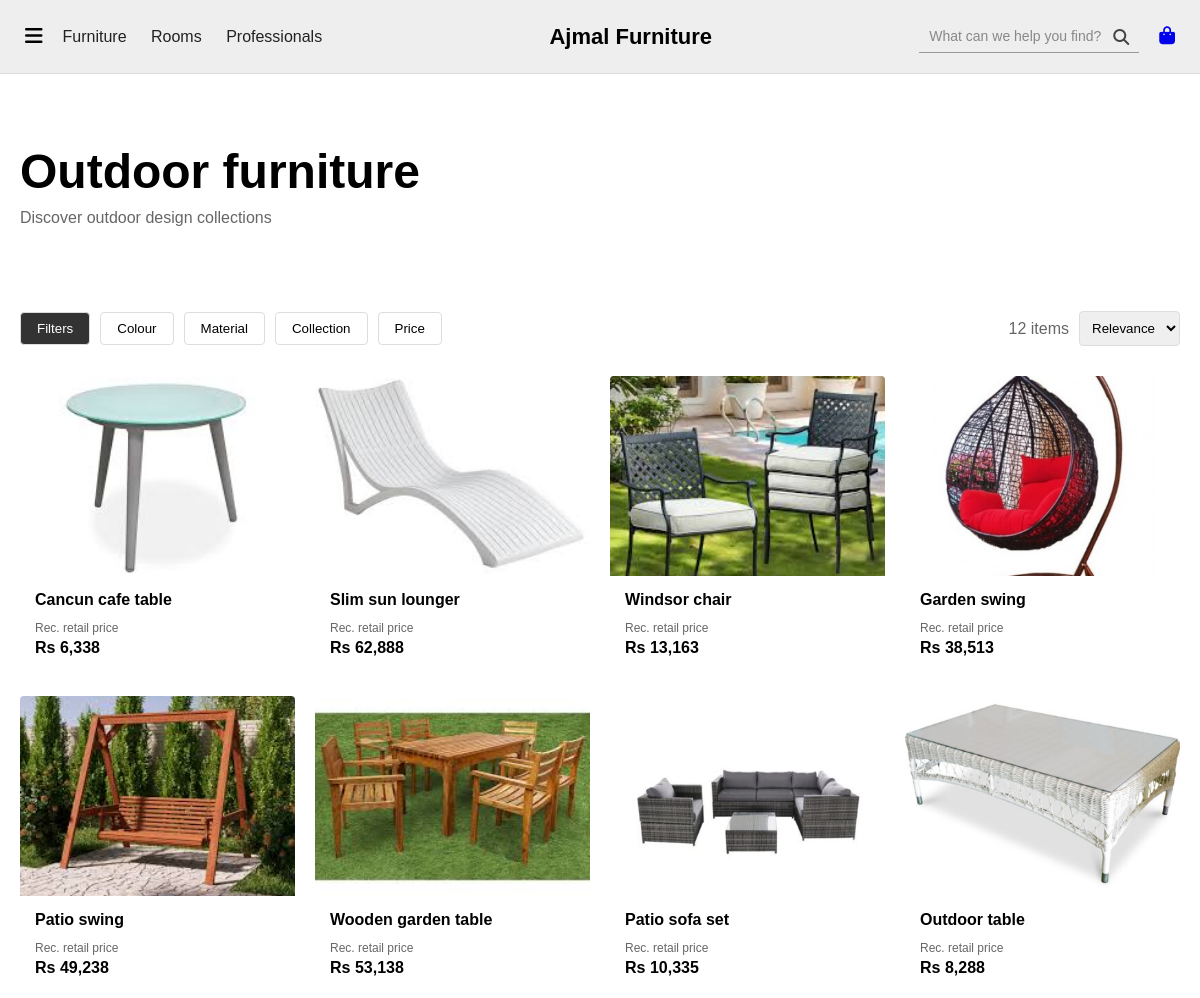
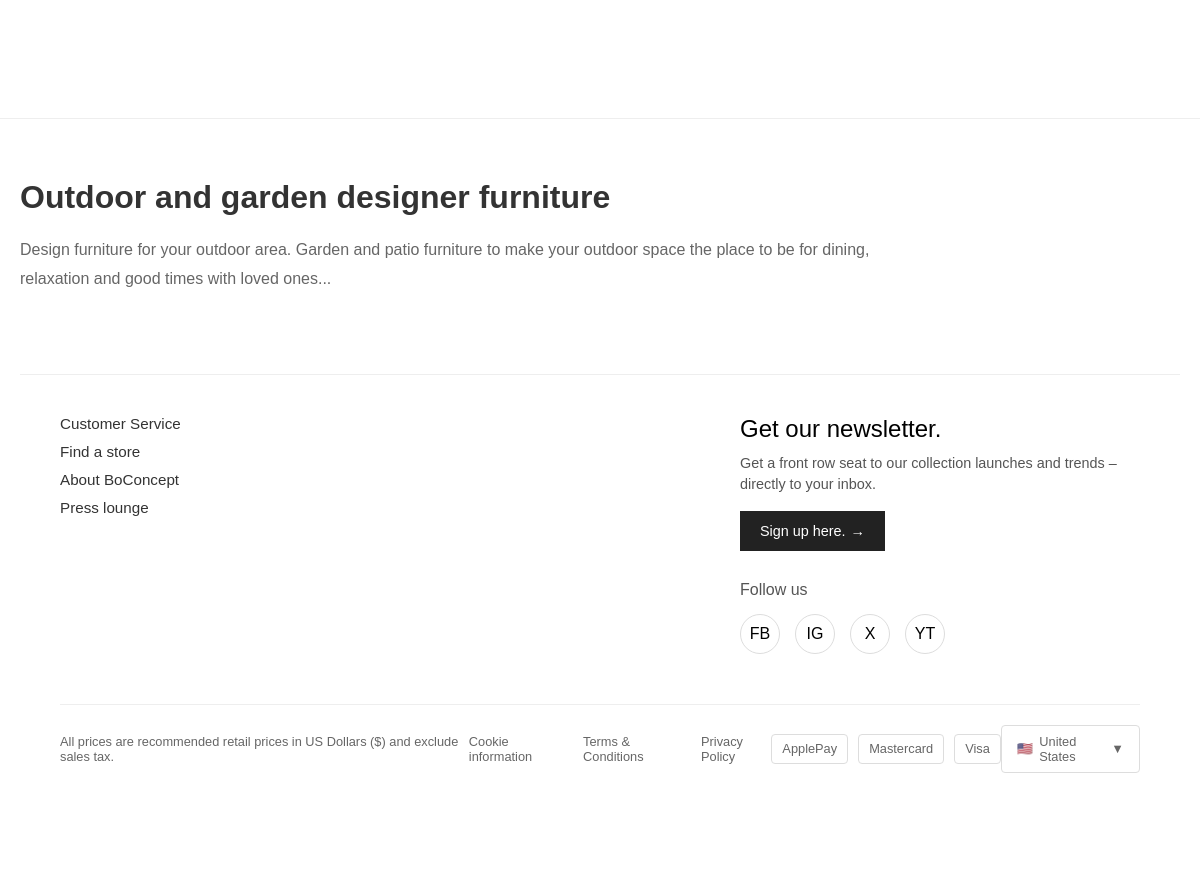
Screenshot of /project/project/outdoor.php with the database file from the repository (2 pictures, top to bottom).
### tables this page shows
CREATE TABLE `products` (
  `id` int(11) NOT NULL,
  `Name` varchar(100) DEFAULT NULL,
  `Price` decimal(10,2) DEFAULT NULL,
  `StartingPrice` varchar(50) DEFAULT NULL,
  `Image` varchar(255) DEFAULT NULL,
  `Material` varchar(100) DEFAULT NULL,
  `Category` varchar(50) DEFAULT NULL
);

### project/project/outdoor.php (the view, shortened to what this page needs)
<?php
include_once('connect.php');
function getProducts() {
    global $pdo;
    try {
        $stmt = $pdo->query("SELECT * FROM products where Category = 'outdoor'");
        $stmt->setFetchMode(PDO::FETCH_ASSOC);
        return $stmt->fetchAll();
    } catch (PDOException $e) {
        return false;
    }
}
$products = getProducts();
?>
<!DOCTYPE html>
<html lang="en">
 <head>
    <link rel="stylesheet" href="https://cdnjs.cloudflare.com/ajax/libs/font-awesome/6.5.0/css/all.min.css"/>
    <link rel="stylesheet" href="style.css">
    <link rel="stylesheet" href="index1.css">
</head>
<body>
    <div class="navbar">
        <div class="nav-left">
            <button class="menu-btn" onclick="toggleMenu()"><i class="fa fa-bars"></i></button>
            <div class="nav-links">
                <a href="index2.html">Furniture</a>
                <a href="index3.html">Rooms</a>
                <a href="index4.html">Professionals</a>
            </div>
        </div>
        <a href="../HtmlFiles/HomePage.php" style="text-decoration: none;color: inherit;">
  <div class="logo">Ajmal Furniture</div>
            </a>
        <div class="nav-right">
            <div class="search-wrapper">
                <input class="search-transparent" type="text" placeholder="What can we help you find?"/>
                <i class="fa fa-search search-icon"></i>
            </div>
            <div class="shopping-bag">
                <a href="viewcart.php"><i class="fa-solid fa-bag-shopping"></i></a>
            </div>
        </div>
    </div>
    <main>
        <br>
        <br>
        <br>
        <h1>Outdoor furniture</h1>
         <p class="subtitle">Discover outdoor design collections</p>
        <br>
        <br>
        <br>
    <div class="filters">
        <button class="filter-btn">Filters</button>
        <button>Colour</button>
        <button>Material</button>
        <button>Collection</button>
        <button>Price</button>
        <span class="items">12 items</span>
        <select>
            <option>Relevance</option>
        </select>
    </div>
    <div class="products">
    <?php if ($products): ?>
        <?php foreach ($products as $product): ?>
            <div class="product">
                <a href="addtocart.php?type=outdoor&product_id=<?php echo htmlspecialchars($product['id']); ?>" class="product-image-link">
                    <img src="<?php echo htmlspecialchars($product['Image']); ?>" alt="<?php echo htmlspecialchars($product['Name']); ?>">
                </a>
                <div class="product-info">
                    <h3><?php echo htmlspecialchars($product['Name']); ?></h3>
                    <div class="price-info">
                        <p class="price-label">Rec. retail price</p>
                        <p class="main-price">Rs <?php echo number_format($product['Price']); ?></p>
                    </div>
                </div>
            </div>
        <?php endforeach; ?>
    <?php else: ?>
        <p>No products found.</p>
    <?php endif; ?>
</div>
    </main>
    <footer>
        <div class="footer-content">
            <div class="intro">
                <h2>Outdoor and garden designer furniture</h2>
                <p>Design furniture for your outdoor area. Garden and patio furniture to make your outdoor space the place to be for dining, relaxation and good times with loved ones...</p>
            </div>
        </div>
        <footer class="footer">
        <div class="footer-content">
            <div class="footer-left">
                <ul class="footer-links">
                    <li><a href="#">Customer Service</a></li>
                    <li><a href="#">Find a store</a></li>
                    <li><a href="#">About BoConcept</a></li>
                    <li><a href="#">Press lounge</a></li>
                </ul>
            </div>
            <div class="footer-right">
                <div class="newsletter">
                    <h2>Get our newsletter.</h2>
                    <p>Get a front row seat to our collection launches and trends – directly to your inbox.</p>
                    <button class="newsletter-btn">Sign up here. <span>→</span></button>
                </div>
                <div class="social-links">
                    <h3>Follow us</h3>
                    <div class="social-icons">
                        <div class="social-icon">FB</div>
                        <div class="social-icon">IG</div>
                        <div class="social-icon">X</div>
                        <div class="social-icon">YT</div>
                    </div>
                </div>
            </div>
        </div>
        <div class="footer-bottom">
            <div>
                <p>All prices are recommended retail prices in US Dollars ($) and exclude sales tax.</p>
            </div>
            <div class="footer-legal">
                <a href="#">Cookie information</a>
                <a href="#">Terms & Conditions</a>
                <a href="#">Privacy Policy</a>
            </div>
            <div class="payment-options">
                <div class="payment-icon">ApplePay</div>
                <div class="payment-icon">Mastercard</div>
                <div class="payment-icon">Visa</div>
            </div>
            <div class="country-selector">
                <div class="flag">🇺🇸</div>
                <span>United States</span>
                <span>▼</span>
            </div>
        </div>
    </footer>
 </body>
 </html>

### project/project/style.css (style rules this page uses)
* { margin: 0; padding: 0; box-sizing: border-box; font-family: Arial, sans-serif; }
body { background-color: #f5f5f5; }
main { padding: 20px; max-width: 1200px; margin: 0 auto; }
h1 { font-size: 48px; margin-bottom: 10px; }
.subtitle { color: #666; margin-bottom: 30px; }
.filters { display: flex; gap: 10px; margin-bottom: 30px; flex-wrap: wrap; align-items: center; }
.filters button { padding: 8px 16px; border: 1px solid #ddd; background: white; border-radius: 4px; cursor: pointer; }
.filter-btn { background: #333 !important; color: white; }
.items { margin-left: auto; color: #666; }
select { padding: 8px; border: 1px solid #ddd; border-radius: 4px; }
.products { display: grid; grid-template-columns: repeat(auto-fill, minmax(250px, 1fr)); gap: 20px; margin-bottom: 50px; }
.product { background: white; border-radius: 4px; overflow: hidden; display: flex; flex-direction: column; align-items: center; }
.product-image-link { width: 100%; display: block; }
.product img { width: 100%; height: 200px; object-fit: cover; display: block; }
.product-info { padding: 15px; width: 100%; text-align: left; }
.product-info h3 { font-size: 16px; margin-bottom: 8px; }
.price-info { margin-top: 12px; }
.price-label { color: #666; font-size: 12px; margin-bottom: 4px; }
.main-price { font-weight: bold; font-size: 16px; margin-bottom: 4px; }
footer { background: white; padding: 60px 20px; margin-top: 50px; border-top: 1px solid #eee; }
.footer-content { max-width: 1200px; margin: 0 auto; display: flex; }
.intro { margin-bottom: 60px; }
.intro h2 { font-size: 32px; margin-bottom: 20px; color: #333; }
.intro p { color: #666; line-height: 1.8; max-width: 900px; }

### rows the page displays
products: Image (picture), Name "Cancun cafe table", Price "6,338"
products: Image (picture), Name "Slim sun lounger", Price "62,888"
products: Image (picture), Name "Windsor chair", Price "13,163"
products: Image (picture), Name "Garden swing", Price "38,513"
products: Image (picture), Name "Patio swing", Price "49,238"
products: Image (picture), Name "Wooden garden table", Price "53,138"
products: Image (picture), Name "Patio sofa set", Price "10,335"
products: Image (picture), Name "Outdoor table", Price "8,288"
